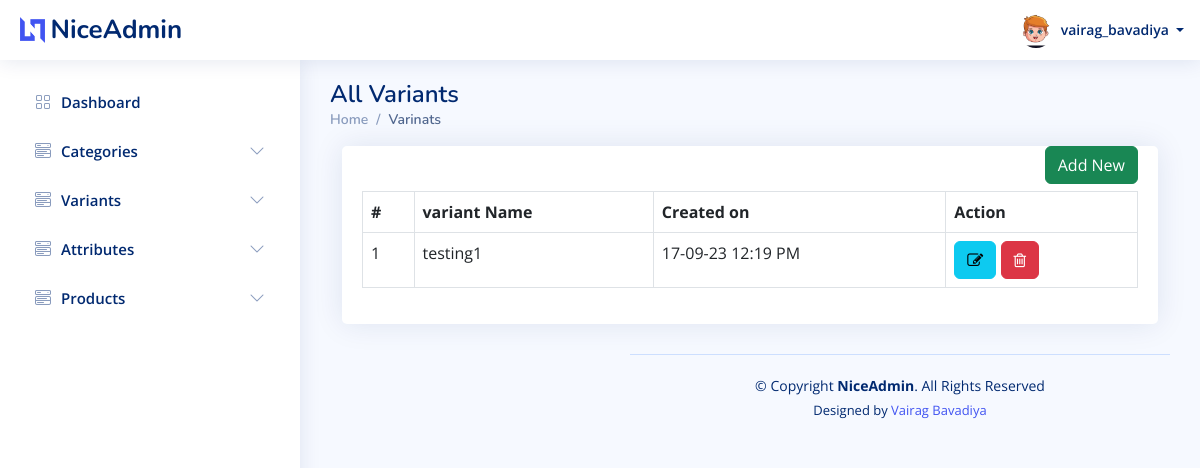
The page /admin/variants/all.php (signed in) on the database as committed earlier.
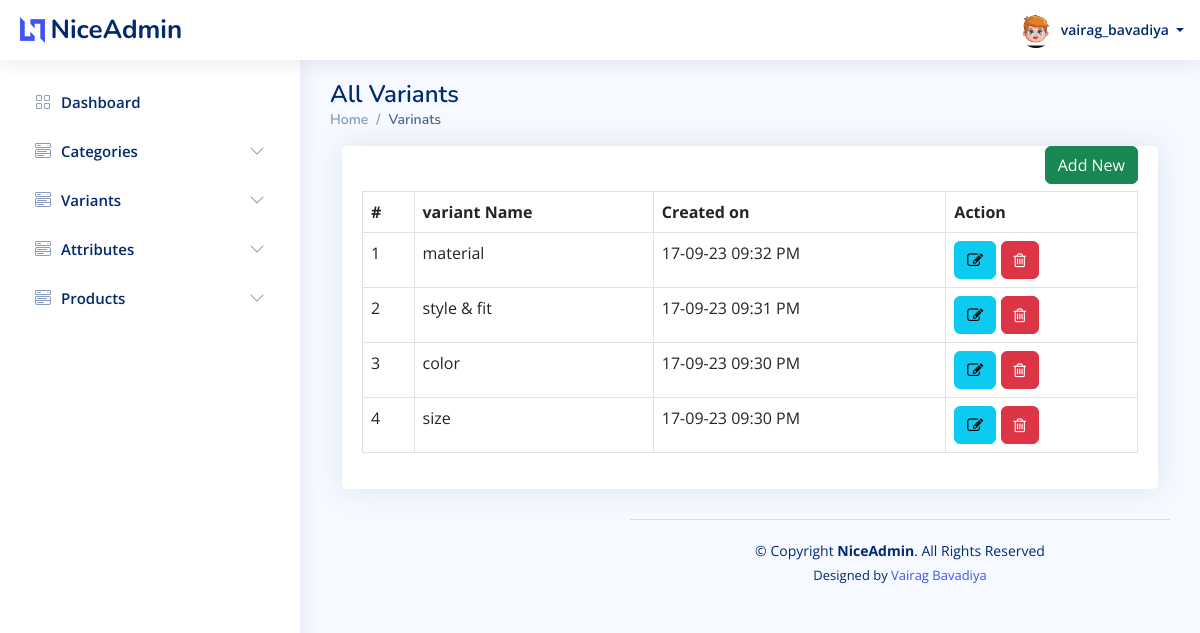
The same page on the database as committed later.
### tables this page shows
CREATE TABLE `variants` (
  `id` int(20) NOT NULL,
  `var_name` varchar(50) NOT NULL,
  `created_at` datetime DEFAULT NULL,
  `updated_at` datetime DEFAULT NULL,
  `created_by` int(20) DEFAULT NULL,
  `updated_by` int(20) DEFAULT NULL,
  `is_active` tinyint(1) NOT NULL
);

### admin/variants/all.php (the view, shortened to what this page needs)
<?php
require('../header.php');
?>
<main id="main" class="main">
    <div class="pagetitle">
        <h1>All Variants</h1>
        <nav>
            <ol class="breadcrumb">
                <li class="breadcrumb-item active"><a href="/e-commerce/admin/dashboard.php">Home</a></li>
                <li class="breadcrumb-item active">Varinats</li>
            </ol>
        </nav>
    </div>
    <section class="content">
        <div class="container-fluid">
            <div class="row">
                <div class="col-lg-12 grid-margin stretch-card">
                    <div class="card">
                        <div class="card-body">
                            <div style="margin-bottom: 45px;">
                                <a href="/e-commerce/admin/variants/create.php" class="btn btn-success" style="float: right; margin-left: 15px;">Add New</a>
                            </div>
                            <table class="table table-bordered datatable" id="table_id">
                                <thead>
                                    <tr>
                                        <th>#</th>
                                        <th>variant Name</th>
                                        <th>Created on</th>
                                        <th>Action</th>
                                    </tr>
                                </thead>
                                <tbody>
                                    <?php
                                    $query = "SELECT id,var_name,created_at from variants ORDER BY id DESC";
                                    if ($result = $conn->query($query)) {
                                        $i = 0;
                                        while ($row = $result->fetch_assoc()) {
                                            $i++;
                                    ?>
                                            <tr>
                                                <td><?php echo $i; ?></td>
                                                <td><?php echo $row['var_name']; ?></td>
                                                <td><?php echo date('d-m-y h:i A', strtotime($row['created_at'])); ?></td>
                                                <td>
                                                    <a class="btn btn-info" href="edit.php?id=<?php echo $row["id"]; ?>"><i class="fa fa-edit"></i></a>
                                                    <a class="btn btn-danger" href="delete.php?id=<?php echo $row["id"]; ?>"><i class="fa fa-trash-o"></i></a>
                                                </td>
                                            </tr>
                                    <?php
                                        }
                                    }
                                    ?>
                                </tbody>
                            </table>
                        </div>
                    </div>
                </div>
            </div>
        </div>
    </section>
    <?php require('../footer.php'); ?>

Rows that differ between the two databases and show on the page:
removed variants: var_name "testing1", created_at "17-09-23 12:19 PM"
added variants: var_name "material", created_at "17-09-23 09:32 PM"
added variants: var_name "style & fit", created_at "17-09-23 09:31 PM"
added variants: var_name "color", created_at "17-09-23 09:30 PM"
added variants: var_name "size", created_at "17-09-23 09:30 PM"
